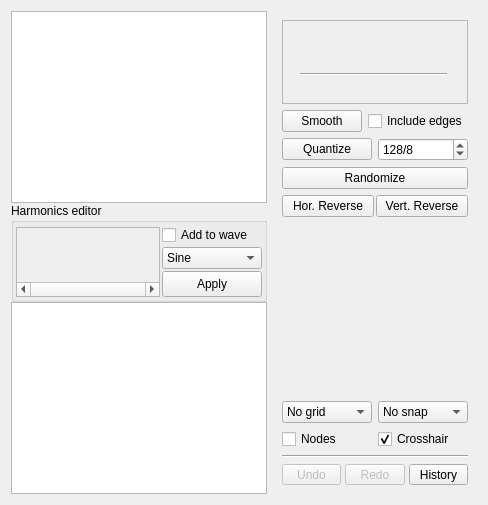
      <widget class="QWidget" name="waveEditTab">
       <attribute name="title">
        <string>Wave edit</string>
       </attribute>
       <layout class="QGridLayout" name="gridLayout_2" columnstretch="9,0">
        <property name="verticalSpacing">
         <number>0</number>
        </property>
        <item row="1" column="0">
         <widget class="QGroupBox" name="harmonicsPanel">
          <property name="minimumSize">
           <size>
            <width>0</width>
            <height>80</height>
           </size>
          </property>
          <property name="title">
           <string>Harmonics editor</string>
          </property>
          <layout class="QGridLayout" name="gridLayout_9">
           <property name="margin">
            <number>2</number>
           </property>
           <property name="spacing">
            <number>2</number>
           </property>
           <item row="0" column="1" rowspan="2">
            <layout class="QVBoxLayout" name="verticalLayout_3">
             <property name="spacing">
              <number>2</number>
             </property>
             <property name="margin">
              <number>0</number>
             </property>
             <item>
              <widget class="QCheckBox" name="addHarmonicsChk">
               <property name="text">
                <string>Add to wave</string>
               </property>
              </widget>
             </item>
             <item>
              <widget class="QComboBox" name="waveTypeCombo">
               <item>
                <property name="text">
                 <string>Sine</string>
                </property>
               </item>
               <item>
                <property name="text">
                 <string>Square</string>
                </property>
               </item>
               <item>
                <property name="text">
                 <string>Sawtooth</string>
                </property>
               </item>
               <item>
                <property name="text">
                 <string>Inverted Saw</string>
                </property>
               </item>
              </widget>
             </item>
             <item>
              <widget class="QPushButton" name="applyHarmonicsBtn">
               <property name="sizePolicy">
                <sizepolicy hsizetype="Minimum" vsizetype="Preferred">
                 <horstretch>0</horstretch>
                 <verstretch>0</verstretch>
                </sizepolicy>
               </property>
               <property name="text">
                <string>Apply</string>
               </property>
              </widget>
             </item>
            </layout>
           </item>
           <item row="1" column="0">
            <widget class="HarmonicsScrollArea" name="scrollArea">
             <property name="sizePolicy">
              <sizepolicy hsizetype="Expanding" vsizetype="Maximum">
               <horstretch>0</horstretch>
               <verstretch>0</verstretch>
              </sizepolicy>
             </property>
             <property name="verticalScrollBarPolicy">
              <enum>Qt::ScrollBarAlwaysOff</enum>
             </property>
             <property name="horizontalScrollBarPolicy">
              <enum>Qt::ScrollBarAlwaysOn</enum>
             </property>
             <property name="widgetResizable">
              <bool>true</bool>
             </property>
             <widget class="HarmonicsWidget" name="harmonicsWidget">
              <property name="geometry">
               <rect>
                <x>0</x>
                <y>0</y>
                <width>191</width>
                <height>16</height>
               </rect>
              </property>
              <property name="sizePolicy">
               <sizepolicy hsizetype="Preferred" vsizetype="Maximum">
                <horstretch>0</horstretch>
                <verstretch>0</verstretch>
               </sizepolicy>
              </property>
             </widget>
            </widget>
           </item>
          </layout>
         </widget>
        </item>
        <item row="2" column="0">
         <widget class="SwitchablePanel" name="wavePlayerPanel" native="true">
          <layout class="QVBoxLayout" name="verticalLayout_4">
           <property name="spacing">
            <number>0</number>
           </property>
           <property name="margin">
            <number>0</number>
           </property>
           <item>
            <widget class="PianoKeyboard" name="wavePianoKeyboard">
             <property name="sizePolicy">
              <sizepolicy hsizetype="Expanding" vsizetype="Preferred">
               <horstretch>0</horstretch>
               <verstretch>0</verstretch>
              </sizepolicy>
             </property>
             <property name="showShortcuts" stdset="0">
              <bool>false</bool>
             </property>
             <property name="polyphonic" stdset="0">
              <bool>false</bool>
             </property>
            </widget>
           </item>
          </layout>
         </widget>
        </item>
        <item row="0" column="0">
         <widget class="WaveView" name="waveView">
          <property name="mouseTracking">
           <bool>true</bool>
          </property>
          <property name="verticalScrollBarPolicy">
           <enum>Qt::ScrollBarAlwaysOff</enum>
          </property>
          <property name="horizontalScrollBarPolicy">
           <enum>Qt::ScrollBarAlwaysOff</enum>
          </property>
          <property name="backgroundBrush">
           <brush brushstyle="SolidPattern">
            <color alpha="255">
             <red>0</red>
             <green>0</green>
             <blue>0</blue>
            </color>
           </brush>
          </property>
          <property name="renderHints">
           <set>QPainter::Antialiasing|QPainter::HighQualityAntialiasing|QPainter::TextAntialiasing</set>
          </property>
         </widget>
        </item>
        <item row="0" column="1" rowspan="3">
         <widget class="QWidget" name="editPanel" native="true">
          <layout class="QGridLayout" name="gridLayout_3">
           <item row="6" column="0">
            <spacer name="verticalSpacer">
             <property name="orientation">
              <enum>Qt::Vertical</enum>
             </property>
             <property name="sizeHint" stdset="0">
              <size>
               <width>20</width>
               <height>40</height>
              </size>
             </property>
            </spacer>
           </item>
           <item row="8" column="0">
            <layout class="QGridLayout" name="gridLayout_5">
             <item row="0" column="0">
              <widget class="QComboBox" name="gridCombo">
               <item>
                <property name="text">
                 <string>No grid</string>
                </property>
               </item>
               <item>
                <property name="text">
                 <string>Main grid</string>
                </property>
               </item>
               <item>
                <property name="text">
                 <string>Full grid</string>
                </property>
               </item>
              </widget>
             </item>
             <item row="0" column="1">
              <widget class="QComboBox" name="snapCombo">
               <item>
                <property name="text">
                 <string>No snap</string>
                </property>
               </item>
               <item>
                <property name="text">
                 <string>Grid snap</string>
                </property>
               </item>
               <item>
                <property name="text">
                 <string>Big snap</string>
                </property>
               </item>
              </widget>
             </item>
             <item row="1" column="0">
              <widget class="QCheckBox" name="showNodesChk">
               <property name="text">
                <string>Nodes</string>
               </property>
              </widget>
             </item>
             <item row="1" column="1">
              <widget class="QCheckBox" name="showCrosshairChk">
               <property name="text">
                <string>Crosshair</string>
               </property>
               <property name="checked">
                <bool>true</bool>
               </property>
              </widget>
             </item>
            </layout>
           </item>
           <item row="3" column="0">
            <widget class="QPushButton" name="randomBtn">
             <property name="text">
              <string>Randomize</string>
             </property>
             <property name="icon">
              <iconset theme="randomize">
               <normaloff>../../../../../.designer/backup</normaloff>../../../../../.designer/backup</iconset>
             </property>
            </widget>
           </item>
           <item row="10" column="0">
            <layout class="QHBoxLayout" name="horizontalLayout_5">
             <property name="spacing">
              <number>4</number>
             </property>
             <property name="margin">
              <number>0</number>
             </property>
             <item>
              <widget class="QToolButton" name="waveUndoBtn">
               <property name="enabled">
                <bool>false</bool>
               </property>
               <property name="sizePolicy">
                <sizepolicy hsizetype="Preferred" vsizetype="Fixed">
                 <horstretch>0</horstretch>
                 <verstretch>0</verstretch>
                </sizepolicy>
               </property>
               <property name="text">
                <string>Undo</string>
               </property>
               <property name="icon">
                <iconset theme="edit-undo">
                 <normaloff>../../../../../../../</normaloff>../../../../../../../</iconset>
               </property>
              </widget>
             </item>
             <item>
              <widget class="QToolButton" name="waveRedoBtn">
               <property name="enabled">
                <bool>false</bool>
               </property>
               <property name="sizePolicy">
                <sizepolicy hsizetype="Preferred" vsizetype="Fixed">
                 <horstretch>0</horstretch>
                 <verstretch>0</verstretch>
                </sizepolicy>
               </property>
               <property name="text">
                <string>Redo</string>
               </property>
               <property name="icon">
                <iconset theme="edit-redo">
                 <normaloff>../../../../../.designer/backup</normaloff>../../../../../.designer/backup</iconset>
               </property>
              </widget>
             </item>
             <item>
              <widget class="QToolButton" name="waveUndoHistoryBtn">
               <property name="sizePolicy">
                <sizepolicy hsizetype="Preferred" vsizetype="Fixed">
                 <horstretch>0</horstretch>
                 <verstretch>0</verstretch>
                </sizepolicy>
               </property>
               <property name="toolTip">
                <string>Show action history</string>
               </property>
               <property name="text">
                <string>History</string>
               </property>
               <property name="icon">
                <iconset theme="edit-undo-history">
                 <normaloff>../../../../../.designer/backup</normaloff>../../../../../.designer/backup</iconset>
               </property>
              </widget>
             </item>
            </layout>
           </item>
           <item row="4" column="0">
            <layout class="QHBoxLayout" name="horizontalLayout_2">
             <property name="spacing">
              <number>2</number>
             </property>
             <item>
              <widget class="QPushButton" name="hRevBtn">
               <property name="text">
                <string>Hor. Reverse</string>
               </property>
               <property name="icon">
                <iconset theme="distribute-horizontal">
                 <normaloff>../../../../../.designer/backup</normaloff>../../../../../.designer/backup</iconset>
               </property>
              </widget>
             </item>
             <item>
              <widget class="QPushButton" name="vRevBtn">
               <property name="text">
                <string>Vert. Reverse</string>
               </property>
               <property name="icon">
                <iconset theme="distribute-vertical">
                 <normaloff>../../../../../.designer/backup</normaloff>../../../../../.designer/backup</iconset>
               </property>
              </widget>
             </item>
            </layout>
           </item>
           <item row="0" column="0">
            <widget class="QFrame" name="horizontalFrame">
             <property name="frameShape">
              <enum>QFrame::StyledPanel</enum>
             </property>
             <property name="frameShadow">
              <enum>QFrame::Sunken</enum>
             </property>
             <layout class="QGridLayout" name="gridLayout_4">
              <property name="margin">
               <number>2</number>
              </property>
              <property name="spacing">
               <number>2</number>
              </property>
              <item row="1" column="3">
               <widget class="QToolButton" name="vLockBtn">
                <property name="sizePolicy">
                 <sizepolicy hsizetype="Maximum" vsizetype="Fixed">
                  <horstretch>0</horstretch>
                  <verstretch>0</verstretch>
                 </sizepolicy>
                </property>
                <property name="toolTip">
                 <string>Horizontal drag</string>
                </property>
                <property name="statusTip">
                 <string>Move selected nodes horizontally</string>
                </property>
                <property name="icon">
                 <iconset theme="transform-move-horizontal">
                  <normaloff>../../../../../.designer/backup</normaloff>../../../../../.designer/backup</iconset>
                </property>
                <property name="checkable">
                 <bool>true</bool>
                </property>
                <property name="autoRaise">
                 <bool>true</bool>
                </property>
                <attribute name="buttonGroup">
                 <string notr="true">mouseModeGroup</string>
                </attribute>
               </widget>
              </item>
              <item row="3" column="0">
               <widget class="QToolButton" name="shiftBtn">
                <property name="sizePolicy">
                 <sizepolicy hsizetype="Maximum" vsizetype="Fixed">
                  <horstretch>0</horstretch>
                  <verstretch>0</verstretch>
                 </sizepolicy>
                </property>
                <property name="toolTip">
                 <string>Sample shift</string>
                </property>
                <property name="statusTip">
                 <string>Shift the whole wave horizontally</string>
                </property>
                <property name="icon">
                 <iconset theme="resizecol">
                  <normaloff>../../../../../.designer/backup</normaloff>../../../../../.designer/backup</iconset>
                </property>
                <property name="checkable">
                 <bool>true</bool>
                </property>
                <property name="autoRaise">
                 <bool>true</bool>
                </property>
                <attribute name="buttonGroup">
                 <string notr="true">mouseModeGroup</string>
                </attribute>
               </widget>
              </item>
              <item row="3" column="1">
               <widget class="QToolButton" name="gainBtn">
                <property name="sizePolicy">
                 <sizepolicy hsizetype="Maximum" vsizetype="Fixed">
                  <horstretch>0</horstretch>
                  <verstretch>0</verstretch>
                 </sizepolicy>
                </property>
                <property name="toolTip">
                 <string>Gain</string>
                </property>
                <property name="statusTip">
                 <string>Control the gain of the wave</string>
                </property>
                <property name="icon">
                 <iconset theme="audio-volume-high">
                  <normaloff>../../../../../.designer/backup</normaloff>../../../../../.designer/backup</iconset>
                </property>
                <property name="checkable">
                 <bool>true</bool>
                </property>
                <property name="autoRaise">
                 <bool>true</bool>
                </property>
                <attribute name="buttonGroup">
                 <string notr="true">mouseModeGroup</string>
                </attribute>
               </widget>
              </item>
              <item row="1" column="1">
               <widget class="QToolButton" name="moveBtn">
                <property name="sizePolicy">
                 <sizepolicy hsizetype="Maximum" vsizetype="Fixed">
                  <horstretch>0</horstretch>
                  <verstretch>0</verstretch>
                 </sizepolicy>
                </property>
                <property name="toolTip">
                 <string>Drag</string>
                </property>
                <property name="statusTip">
                 <string>Drag selected nodes</string>
                </property>
                <property name="icon">
                 <iconset theme="transform-move">
                  <normaloff>../../../../../.designer/backup</normaloff>../../../../../.designer/backup</iconset>
                </property>
                <property name="checkable">
                 <bool>true</bool>
                </property>
                <property name="autoRaise">
                 <bool>true</bool>
                </property>
                <attribute name="buttonGroup">
                 <string notr="true">mouseModeGroup</string>
                </attribute>
               </widget>
              </item>
              <item row="1" column="0">
               <widget class="QToolButton" name="selectBtn">
                <property name="sizePolicy">
                 <sizepolicy hsizetype="Maximum" vsizetype="Fixed">
                  <horstretch>0</horstretch>
                  <verstretch>0</verstretch>
                 </sizepolicy>
                </property>
                <property name="toolTip">
                 <string>Select nodes</string>
                </property>
                <property name="statusTip">
                 <string>Select nodes</string>
                </property>
                <property name="icon">
                 <iconset theme="tool_rect_selection">
                  <normaloff>../../../../../.designer/backup</normaloff>../../../../../.designer/backup</iconset>
                </property>
                <property name="checkable">
                 <bool>true</bool>
                </property>
                <property name="autoRaise">
                 <bool>true</bool>
                </property>
                <attribute name="buttonGroup">
                 <string notr="true">mouseModeGroup</string>
                </attribute>
               </widget>
              </item>
              <item row="1" column="2">
               <widget class="QToolButton" name="hLockBtn">
                <property name="sizePolicy">
                 <sizepolicy hsizetype="Maximum" vsizetype="Fixed">
                  <horstretch>0</horstretch>
                  <verstretch>0</verstretch>
                 </sizepolicy>
                </property>
                <property name="toolTip">
                 <string>Vertical drag</string>
                </property>
                <property name="statusTip">
                 <string>Move selected nodes vertically</string>
                </property>
                <property name="icon">
                 <iconset theme="transform-move-vertical">
                  <normaloff>../../../../../.designer/backup</normaloff>../../../../../.designer/backup</iconset>
                </property>
                <property name="checkable">
                 <bool>true</bool>
                </property>
                <property name="autoRaise">
                 <bool>true</bool>
                </property>
                <attribute name="buttonGroup">
                 <string notr="true">mouseModeGroup</string>
                </attribute>
               </widget>
              </item>
              <item row="0" column="2">
               <widget class="QToolButton" name="drawQuadCurveBtn">
                <property name="sizePolicy">
                 <sizepolicy hsizetype="Maximum" vsizetype="Fixed">
                  <horstretch>0</horstretch>
                  <verstretch>0</verstretch>
                 </sizepolicy>
                </property>
                <property name="toolTip">
                 <string>Draw simple curves</string>
                </property>
                <property name="statusTip">
                 <string>Draw simple curves</string>
                </property>
                <property name="icon">
                 <iconset theme="node-segment-curve">
                  <normaloff>../../../../../.designer/backup</normaloff>../../../../../.designer/backup</iconset>
                </property>
                <property name="checkable">
                 <bool>true</bool>
                </property>
                <property name="autoRaise">
                 <bool>true</bool>
                </property>
                <attribute name="buttonGroup">
                 <string notr="true">mouseModeGroup</string>
                </attribute>
               </widget>
              </item>
              <item row="0" column="0">
               <widget class="QToolButton" name="drawFreeBtn">
                <property name="sizePolicy">
                 <sizepolicy hsizetype="Maximum" vsizetype="Fixed">
                  <horstretch>0</horstretch>
                  <verstretch>0</verstretch>
                 </sizepolicy>
                </property>
                <property name="toolTip">
                 <string>Freehand draw</string>
                </property>
                <property name="statusTip">
                 <string>Draw with the mouse</string>
                </property>
                <property name="icon">
                 <iconset theme="draw-freehand">
                  <normaloff>../../../../../.designer/backup</normaloff>../../../../../.designer/backup</iconset>
                </property>
                <property name="checkable">
                 <bool>true</bool>
                </property>
                <property name="autoRaise">
                 <bool>true</bool>
                </property>
                <attribute name="buttonGroup">
                 <string notr="true">mouseModeGroup</string>
                </attribute>
               </widget>
              </item>
              <item row="0" column="1">
               <widget class="QToolButton" name="drawLineBtn">
                <property name="sizePolicy">
                 <sizepolicy hsizetype="Maximum" vsizetype="Fixed">
                  <horstretch>0</horstretch>
                  <verstretch>0</verstretch>
                 </sizepolicy>
                </property>
                <property name="toolTip">
                 <string>Draw lines</string>
                </property>
                <property name="statusTip">
                 <string>Draw lines</string>
                </property>
                <property name="icon">
                 <iconset theme="draw-line">
                  <normaloff>../../../../../.designer/backup</normaloff>../../../../../.designer/backup</iconset>
                </property>
                <property name="checkable">
                 <bool>true</bool>
                </property>
                <property name="autoRaise">
                 <bool>true</bool>
                </property>
                <attribute name="buttonGroup">
                 <string notr="true">mouseModeGroup</string>
                </attribute>
               </widget>
              </item>
              <item row="0" column="3">
               <widget class="QToolButton" name="drawCubicCurveBtn">
                <property name="sizePolicy">
                 <sizepolicy hsizetype="Maximum" vsizetype="Fixed">
                  <horstretch>0</horstretch>
                  <verstretch>0</verstretch>
                 </sizepolicy>
                </property>
                <property name="toolTip">
                 <string>Draw cubic curves</string>
                </property>
                <property name="statusTip">
                 <string>Draw cubic curves</string>
                </property>
                <property name="icon">
                 <iconset theme="curve-connector">
                  <normaloff>../../../../../.designer/backup</normaloff>../../../../../.designer/backup</iconset>
                </property>
                <property name="checkable">
                 <bool>true</bool>
                </property>
                <property name="autoRaise">
                 <bool>true</bool>
                </property>
                <attribute name="buttonGroup">
                 <string notr="true">mouseModeGroup</string>
                </attribute>
               </widget>
              </item>
              <item row="2" column="0" colspan="4">
               <widget class="Line" name="line_3">
                <property name="orientation">
                 <enum>Qt::Horizontal</enum>
                </property>
               </widget>
              </item>
              <item row="3" column="2">
               <widget class="QToolButton" name="harmonicsBtn">
                <property name="sizePolicy">
                 <sizepolicy hsizetype="Maximum" vsizetype="Fixed">
                  <horstretch>0</horstretch>
                  <verstretch>0</verstretch>
                 </sizepolicy>
                </property>
                <property name="toolTip">
                 <string>Harmonics</string>
                </property>
                <property name="statusTip">
                 <string>Draw harmonic curves or add them to the existing wave</string>
                </property>
                <property name="icon">
                 <iconset theme="adjustcurves">
                  <normaloff>../../../../../.designer/backup</normaloff>../../../../../.designer/backup</iconset>
                </property>
                <property name="checkable">
                 <bool>true</bool>
                </property>
                <property name="autoRaise">
                 <bool>true</bool>
                </property>
                <attribute name="buttonGroup">
                 <string notr="true">mouseModeGroup</string>
                </attribute>
               </widget>
              </item>
             </layout>
            </widget>
           </item>
           <item row="9" column="0">
            <widget class="Line" name="line">
             <property name="orientation">
              <enum>Qt::Horizontal</enum>
             </property>
            </widget>
           </item>
           <item row="1" column="0">
            <layout class="QHBoxLayout" name="horizontalLayout_6">
             <item>
              <widget class="QPushButton" name="smoothBtn">
               <property name="text">
                <string>Smooth</string>
               </property>
               <property name="icon">
                <iconset theme="node-type-auto-smooth">
                 <normaloff>../../../../../.designer/backup</normaloff>../../../../../.designer/backup</iconset>
               </property>
              </widget>
             </item>
             <item>
              <widget class="QCheckBox" name="smoothEdgesChk">
               <property name="text">
                <string>Include edges</string>
               </property>
              </widget>
             </item>
            </layout>
           </item>
           <item row="2" column="0">
            <layout class="QHBoxLayout" name="horizontalLayout_11">
             <item>
              <widget class="QPushButton" name="quantizeBtn">
               <property name="text">
                <string>Quantize</string>
               </property>
               <property name="icon">
                <iconset theme="labplot-xy-smoothing-curve">
                 <normaloff/>
                </iconset>
               </property>
              </widget>
             </item>
             <item>
              <widget class="QSpinBox" name="quantizeSpin">
               <property name="prefix">
                <string>128/</string>
               </property>
               <property name="minimum">
                <number>2</number>
               </property>
               <property name="maximum">
                <number>32</number>
               </property>
               <property name="value">
                <number>8</number>
               </property>
              </widget>
             </item>
            </layout>
           </item>
          </layout>
         </widget>
        </item>
       </layout>
      </widget>
